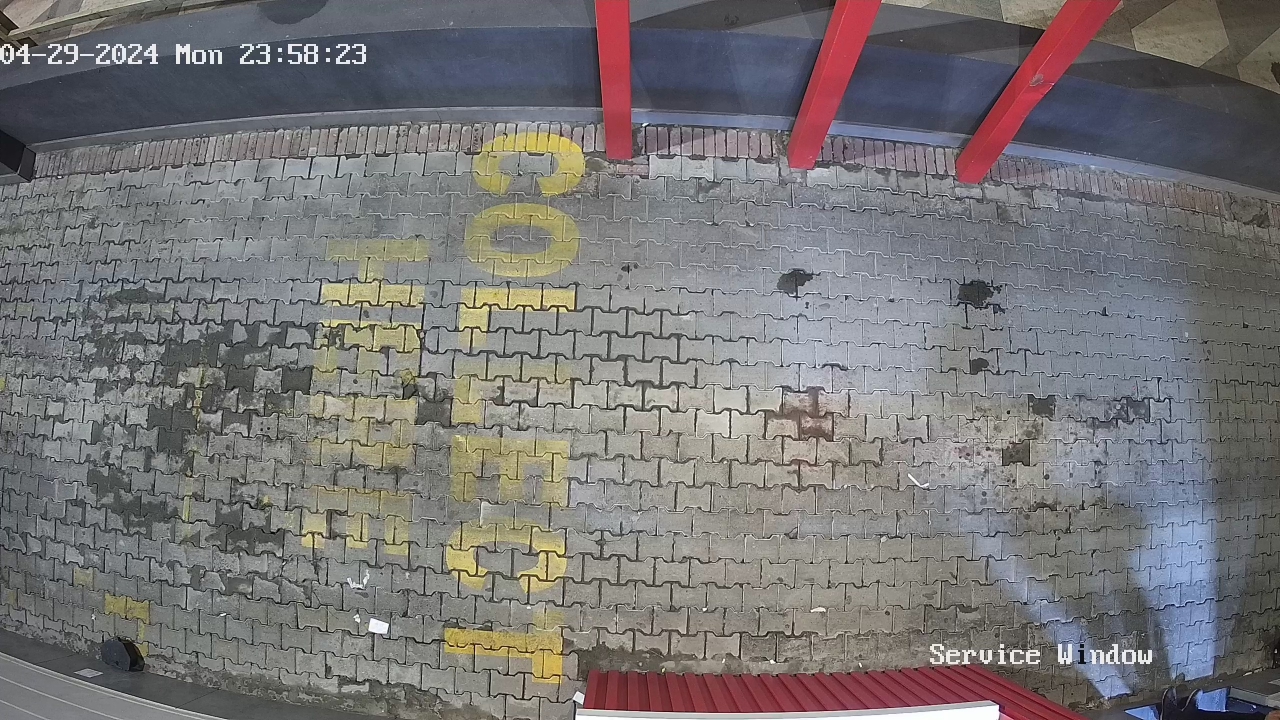
#> input picture car_images/bg.jpg, 2560 x 1440 px (shown at 1/2 size)
$ python car_edge_detection.py
#> lines starting #> are read from the running program, lines starting #| are printed output that depends on the picture; after the words box and inside, x2 and y2 are one past the last pixel; in counts of white or black regions, pixels touching at a corner belong together
import cv2
import numpy as np
import os
import argparse

# Load the background image
background = cv2.imread(r'car_images/bg.jpg')
#> background is the input picture: shape (1440, 2560, 3); mean B, G, R 117.9, 117.4, 120.1
background_gray = cv2.cvtColor(background, cv2.COLOR_BGR2GRAY)
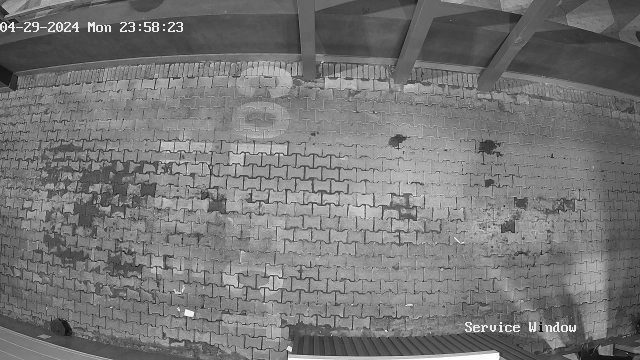
#> background_gray: shape (1440, 2560) (shown at 1/4 size); min 0, max 255, mean 118.2

# back_sub = cv2.createBackgroundSubtractorMOG2(history=500, varThreshold=50, detectShadows=True)
# back_sub.apply(background, learningRate=1)

# List of test image paths
# test_images = ['car_images/no_detection_2024-05-13 18:48:21.832544..jpg']
image_folder = 'car_images'
test_images = [os.path.join(image_folder, f) for f in os.listdir(image_folder) if f.endswith(('.png', '.jpg', '.jpeg'))]

# Get labels
labels = []
labels_file_path = 'labels.txt'
try:
    with open(labels_file_path, 'r') as file:
#> (reads labels.txt from the repository)
        for line in file:
            stripped_line = line.strip().lower()
            if stripped_line == "true":
                labels.append(True)
            elif stripped_line == "false":
                labels.append(False)
            else:
                print(f"Warning: Invalid line encountered: {line.strip()}")
except FileNotFoundError:
    print(f"Error: The file {labels_file_path} does not exist.")

# Function to put text on an image
# [6 lines left out: function put_text, not called in this run]

def convert_to_yolo_format(x_min, y_min, x_max, y_max, img_width, img_height):
    # Calculate center coordinates
    x_center = (x_min + x_max) / 2.0 / img_width
    y_center = (y_min + y_max) / 2.0 / img_height

    # Calculate width and height
    width = (x_max - x_min) / img_width
    height = (y_max - y_min) / img_height

    return x_center, y_center, width, height

# Function to check if an image contains a car
def detect_car(background_gray, test_image_path, show_images=False):
    # Load the test image
#> called with test_image_path = 'car_images/bg.jpg', show_images = False
    test_image = cv2.imread(test_image_path)
    test_gray = cv2.cvtColor(test_image, cv2.COLOR_BGR2GRAY)

    # Compute the absolute difference between the background and the test image
    diff = cv2.absdiff(background_gray, test_gray)
#> diff: shape (1440, 2560); every value is 0
    # diff = back_sub.apply(test_image, learningRate=0)

    # Apply blur
    blur = cv2.GaussianBlur(diff, (7,7), 0)
    # blur = cv2.bilateralFilter(diff, 9, 75, 75)
    # _, thresh = cv2.threshold(diff, 200, 255, cv2.THRESH_BINARY)


    # Apply a binary threshold to the difference image
    _, thresh = cv2.threshold(blur, 60, 255, cv2.THRESH_BINARY+cv2.THRESH_OTSU)
    # thresh = cv2.adaptiveThreshold(diff, 255, cv2.ADAPTIVE_THRESH_MEAN_C, cv2.THRESH_BINARY, 11, 2)

    # Apply morphological operations to remove noise and fill gaps
    kernel_open = np.ones((4, 4), np.uint8)
    kernel_close = np.ones((10, 10), np.uint8)
    thresh = cv2.morphologyEx(thresh, cv2.MORPH_OPEN, kernel_open, iterations=3)
    thresh = cv2.morphologyEx(thresh, cv2.MORPH_CLOSE, kernel_close, iterations=3)

    # Find contours in the edge-detected image
    stencil_edges = cv2.Canny(thresh, 50, 150)
    stencil_contours, _ = cv2.findContours(stencil_edges, cv2.RETR_EXTERNAL, cv2.CHAIN_APPROX_SIMPLE)
#> stencil_contours = []

    # Specify the fill color (white)
    fill_color = [255, 255, 255]

    # Create a stencil (mask) with zeros
    stencil = np.zeros(thresh.shape).astype(thresh.dtype)

    # Fill the contours in the stencil
    cv2.fillPoly(stencil, stencil_contours, fill_color)

    # Apply the stencil to the original image
    stencil_img = cv2.bitwise_or(thresh, stencil)

    # Apply Canny edge detection
    edges = cv2.Canny(stencil_img, 50, 150)

    # Find contours in the edge-detected image
    contours, _ = cv2.findContours(edges, cv2.RETR_EXTERNAL, cv2.CHAIN_APPROX_SIMPLE)
#> contours = []

    # Approximate contours
    approx_contours = []
    for contour in contours:
        hull = cv2.convexHull(contour)
        peri = cv2.arcLength(hull, closed=True)
        approx = cv2.approxPolyDP(hull, 0.03 * peri, closed=True)
        approx_contours.append(approx)
#> this loop made 0 passes
#> after the loop, approx_contours = []
    # approx_contours = [cv2.approxPolyDP(contour, 0.01 * cv2.arcLength(contour, True), True) for contour in contours]

    # Draw contours
    image_height, image_width = test_image.shape[:2]
    image_contours  = np.zeros((image_height, image_width, 3), dtype=np.uint8)
    image_approx_contours = image_contours.copy()
    cv2.drawContours(image_contours, contours, -1, (255, 0, 0), 3)
#> image_contours: shape (1440, 2560, 3); every value is 0
    cv2.drawContours(image_approx_contours, approx_contours, -1, (255, 0, 0), 3)


    # Function to check if a contour might be a car
    def is_car_contour(contour):

        # Calculate the bounding rectangle for the contour
        x, y, w, h = cv2.boundingRect(contour)
        aspect_ratio = w / float(h)

        # Check extent
        contour_area = cv2.contourArea(contour)
        rect_area = w * h
        extent = float(contour_area) / rect_area if rect_area > 0 else 0

        if 600000 < rect_area < (image_width * image_height - 10000) and 1 < aspect_ratio < 3 and 0.65 < extent:
            # print(f"Contour Area: {contour_area}\nRect Area: {rect_area}")
            return True
        return False

    # Loop over the contours and check if they are likely to be cars
    is_car = False

    bounding_box_folder = 'bounding_boxes'
    test_image_file_name = test_image_path.replace("car_images/", "")
    test_image_file_name = test_image_file_name.replace(".jpg", ".txt")
    bounding_box_file_path = os.path.join(bounding_box_folder, test_image_file_name)
    with open(bounding_box_file_path, 'w') as bounding_box_file:
        for contour in approx_contours:
            if is_car_contour(contour):
                x_min, y_min, bbox_width, bbox_height = cv2.boundingRect(contour)
                x_max = x_min + bbox_width
                y_max = y_min + bbox_height

                x_center, y_center, width, height = convert_to_yolo_format(x_min, y_min, x_max, y_max, image_width, image_height)

                # Write the coordinates to the file
                bounding_box_file.write(f"0 {x_center:.6f} {y_center:.6f} {width:.6f} {height:.6f}")

                cv2.rectangle(test_image, (x_min, y_min), (x_max, y_max), (0, 255, 0), 5)
                is_car = True
                break


    if show_images:
        # Convert 2D images to 3D
        diff_3d = cv2.cvtColor(diff, cv2.COLOR_GRAY2BGR)
        # blur_3d = cv2.cvtColor(blur, cv2.COLOR_GRAY2BGR)
        # stencil_3d = cv2.cvtColor(stencil, cv2.COLOR_GRAY2BGR)
        thresh_3d = cv2.cvtColor(thresh, cv2.COLOR_GRAY2BGR)
        stencil_img_3d = cv2.cvtColor(stencil_img, cv2.COLOR_GRAY2BGR)
        edges_3d = cv2.cvtColor(edges, cv2.COLOR_GRAY2BGR)

        # Put text on each image
        put_text(test_image, "Original with Bounding Boxes")
        put_text(diff_3d, "Background Subtraction")
        # put_text(blur_3d, "Blur")
        put_text(thresh_3d, "Threshold")
        # put_text(stencil_3d, "Stencil")
        put_text(stencil_img_3d, "Stenciled Image")
        # put_text(edges_3d, "Edges")
        put_text(image_contours, "Contours")
        put_text(image_approx_contours, "Approx Contours")

        # Show combined image
        row_one = np.hstack((test_image, diff_3d))
        row_two = np.hstack((thresh_3d, stencil_img_3d))
        row_three = np.hstack((image_contours, image_approx_contours))
        combined_image = np.vstack((row_one, row_two, row_three))
        cv2.imshow('Combined Image', combined_image)
        # cv2.imwrite("./threshold.jpeg", thresh_3d)

        cv2.waitKey(0)
        cv2.destroyAllWindows()

    return is_car


if __name__ == "__main__":
    # Parse command-line arguments
    parser = argparse.ArgumentParser(description='Detect cars in images.')
    parser.add_argument('--show-images', action='store_true', help='Show images with detection results')
    args = parser.parse_args()

    # Iterate over the test images and detect cars
    predictions = []
    for i, test_image_path in enumerate(test_images):
        contains_car = detect_car(background_gray, test_image_path, show_images=args.show_images)
#> contains_car = False
        # if contains_car != labels[i]:
        print(test_image_path)
        predictions.append(contains_car)
#> pass 2 of the loop `for i, test_image_path in enumerate(test_images):`:
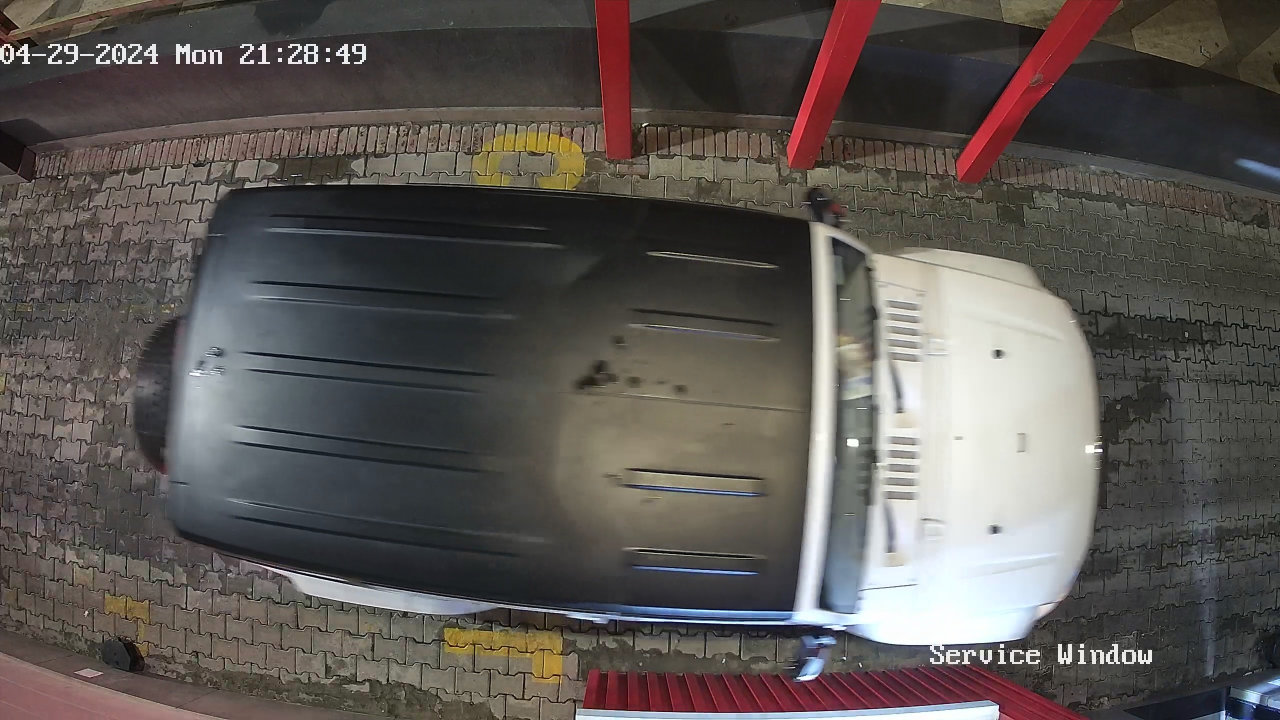
#> input picture car_images/no_detection_2024-05-13 18:46:57.630867..jpg, 2560 x 1440 px (shown at 1/2 size)
#> in detect_car, test_image is the input picture: shape (1440, 2560, 3); mean B, G, R 83, 86.6, 91.9
#> in detect_car (call 2), `_, thresh = cv2.threshold(blur, 60, 255, cv2.THRESH_BINARY+cv2.THRESH_..`:
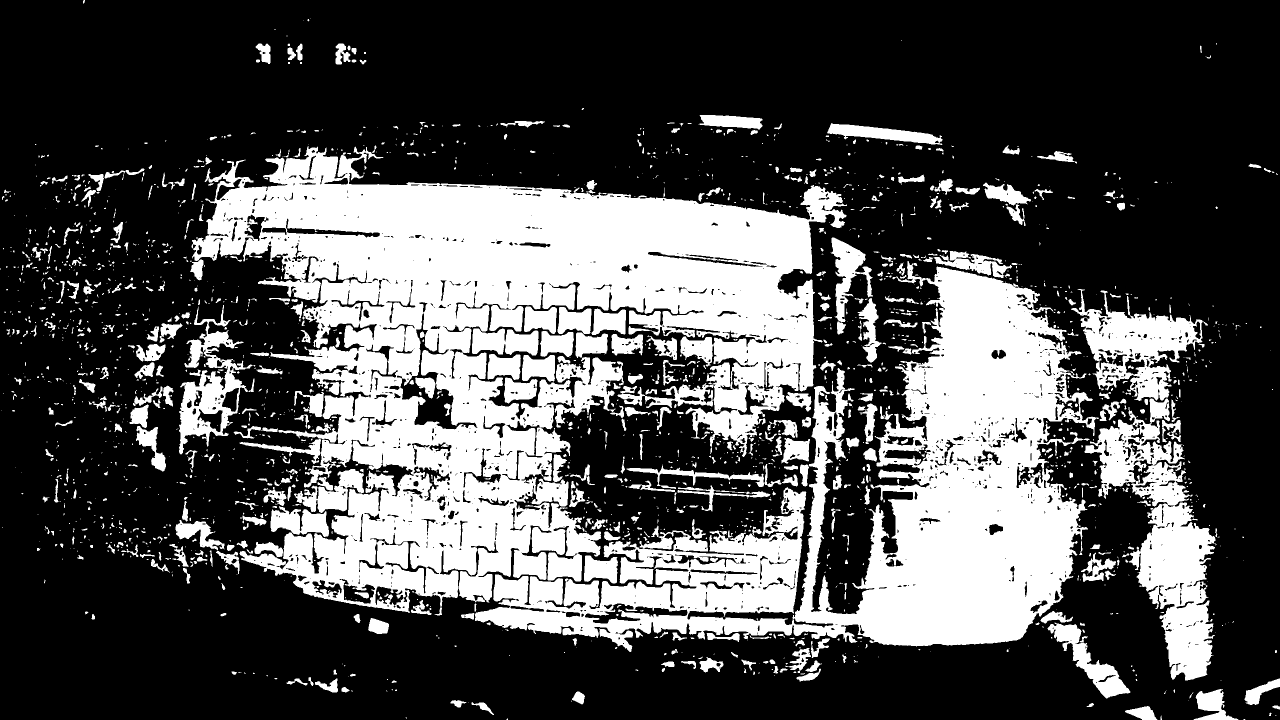
#> thresh: shape (1440, 2560) (shown at 1/2 size); 31.1% white; 2135 white regions (1404 under 20 px), largest, box (x1, y1, x2, y2) and area: (383, 292, 1694, 1231) 541331, (950, 522, 2198, 1304) 329009, (2169, 797, 2433, 1361) 54079
#> stencil_contours = 50 contours, 5 with area under 20; largest, box (x1, y1, x2, y2) and area: (2170, 629, 2428, 1366) 74898, (1638, 897, 1790, 1234) 32506, (365, 670, 487, 893) 15232, (1663, 253, 1877, 294) 4434, (841, 786, 909, 859) 4361
#> contours = 37 contours, 3 with area under 20; largest, box (x1, y1, x2, y2) and area: (387, 304, 2262, 1400) 1205000, (2169, 628, 2428, 1366) 76118, (364, 669, 487, 893) 15618, (1662, 252, 1877, 294) 4652, (268, 818, 337, 946) 3508
#> the loop in detect_car (call 2), `for contour in contours:` made 37 passes
#> peri on passes 2, 3, 4, 6: 52.67, 45.77, 73.73, 68.35
#> after the loop in detect_car (call 2), `for contour in contours:`: approx_contours = 37 contours; largest, box (x1, y1, x2, y2) and area: (457, 356, 2262, 1392) 1319164, (2175, 630, 2397, 1366) 106040, (366, 669, 487, 893) 18394, (1945, 375, 2059, 447) 3836, (268, 819, 336, 946) 3832
#> the loop in detect_car (call 2), `for contour in approx_contours:` made 30 passes
#> (contour, x in is_car_contour, y in is_car_contour, w in is_car_contour, h in is_car_contour, aspect_ratio in is_car_contour, contour_area in is_car_contour, rect_area in is_car_contour) on pass 30: ([[457, 356], [2016, 537], [2261, 1391], [497, 1128]], 457, 356, 1805, 1036, 1.74, 1319164.5, 1869980)
#> after the loop in detect_car (call 2), `for contour in approx_contours:`:
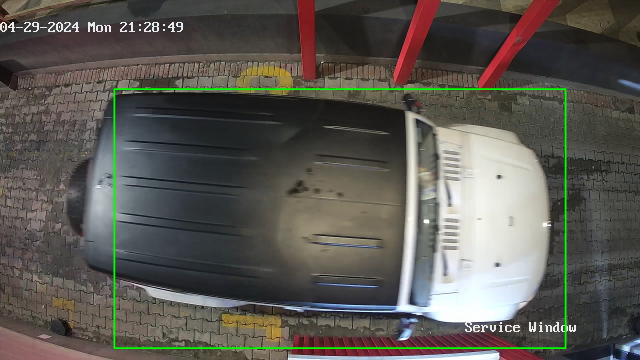
#> test_image: shape (1440, 2560, 3) (shown at 1/4 size); mean B, G, R 82.2, 88.5, 90.9
#> contains_car = True
#> pass 3 of the loop `for i, test_image_path in enumerate(test_images):`:
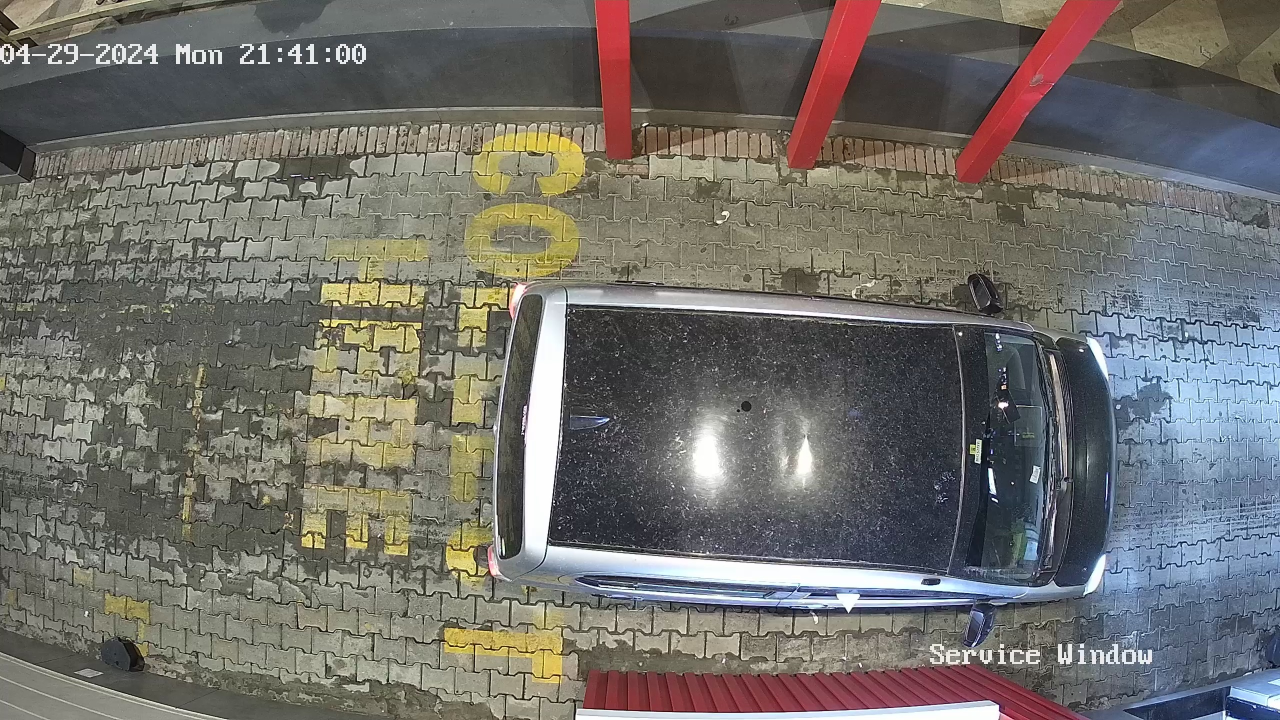
#> input picture car_images/no_detection_2024-05-13 18:48:21.832544..jpg, 2560 x 1440 px (shown at 1/2 size)
#> in detect_car, test_image is the input picture: shape (1440, 2560, 3); mean B, G, R 106.6, 111.5, 113.6
#> in detect_car (call 3), `_, thresh = cv2.threshold(blur, 60, 255, cv2.THRESH_BINARY+cv2.THRESH_..`:
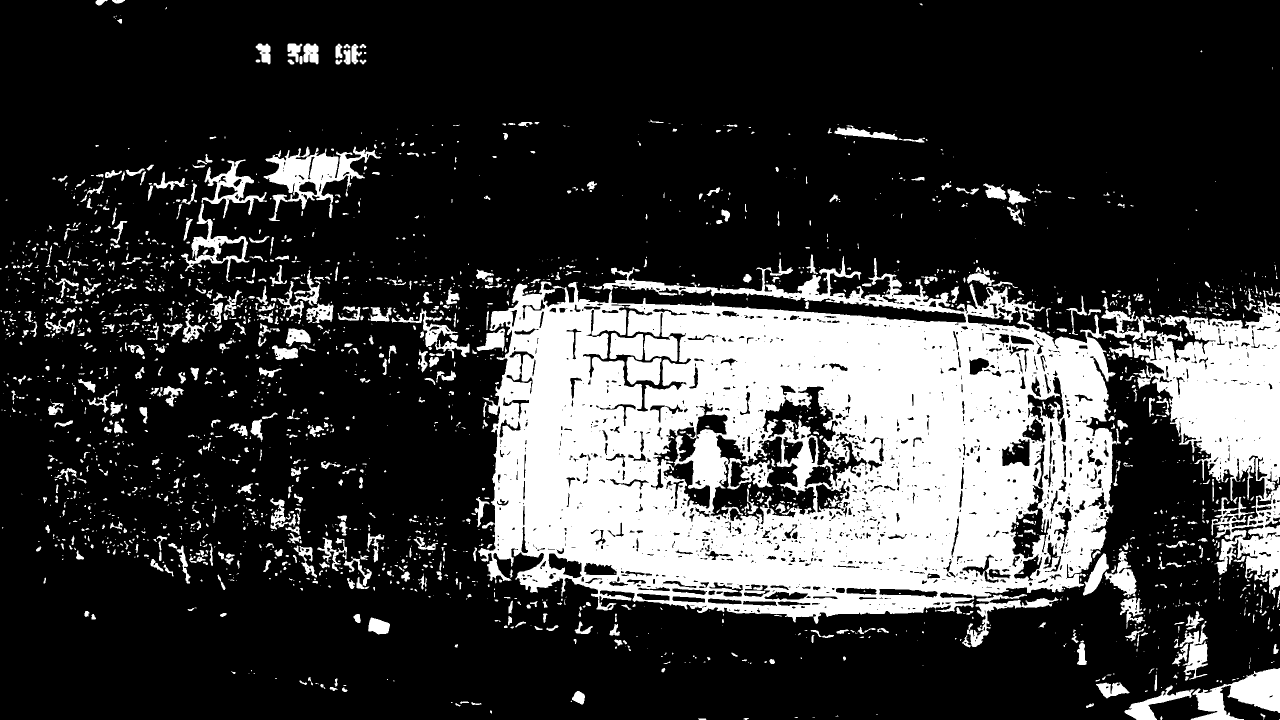
#> thresh: shape (1440, 2560) (shown at 1/2 size); 22.7% white; 2430 white regions (1494 under 20 px), largest, box (x1, y1, x2, y2) and area: (956, 512, 2560, 1248) 677009, (527, 293, 762, 442) 11555, (2381, 1336, 2560, 1440) 9480
#> stencil_contours = 43 contours, 6 with area under 20; largest, box (x1, y1, x2, y2) and area: (961, 560, 2278, 1240) 702306, (544, 314, 707, 406) 9530, (555, 664, 626, 723) 1760, (580, 92, 643, 131) 1717, (2382, 1269, 2420, 1342) 1640
#> contours = 43 contours, 3 with area under 20; largest, box (x1, y1, x2, y2) and area: (960, 559, 2278, 1240) 705094, (543, 313, 707, 406) 9788, (554, 663, 626, 723) 1869, (579, 91, 643, 131) 1802, (2381, 1268, 2420, 1342) 1735
#> the loop in detect_car (call 3), `for contour in contours:` made 43 passes
#> peri on passes 1 to 4: 198.4, 238.6, 77.5, 141.6
#> after the loop in detect_car (call 3), `for contour in contours:`: approx_contours = 43 contours; largest, box (x1, y1, x2, y2) and area: (986, 591, 2278, 1222) 715658, (2276, 633, 2560, 1181) 102283, (550, 320, 707, 406) 10358, (2260, 1342, 2560, 1440) 3903, (2315, 1399, 2404, 1440) 3031
#> in detect_car (call 3), `cv2.drawContours(image_approx_contours, approx_contours, -1, (255, 0, ..`:
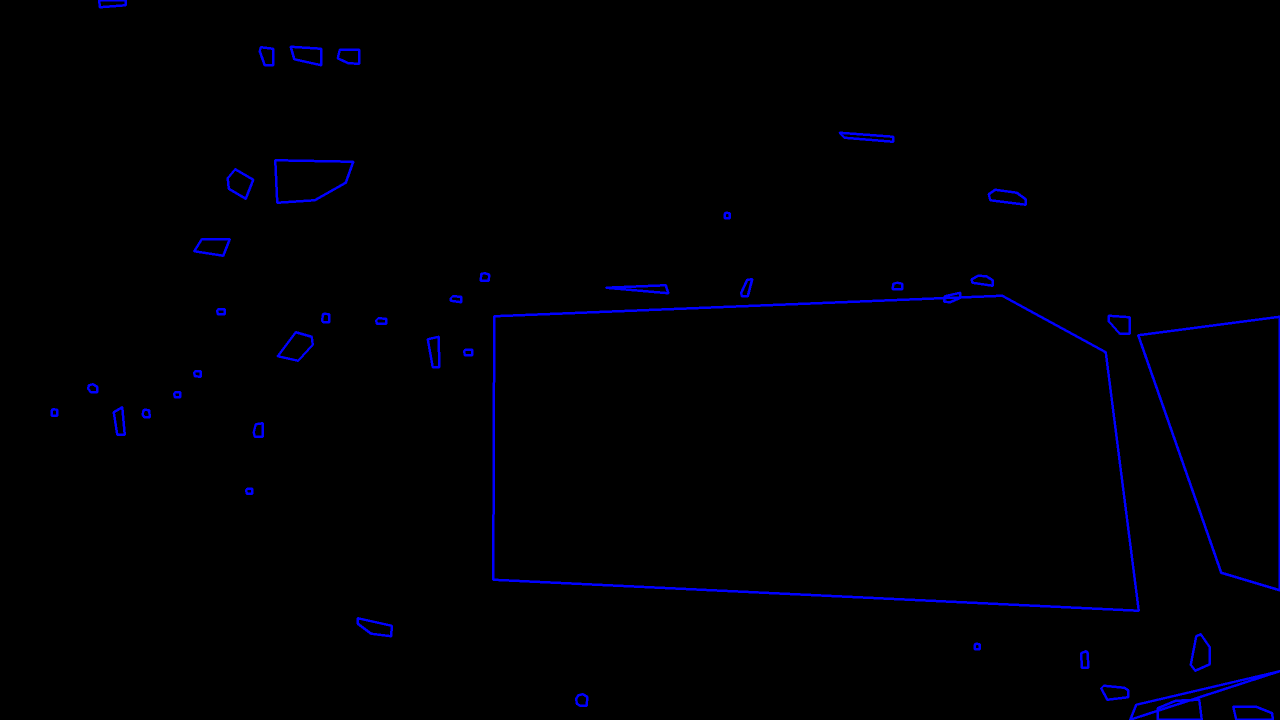
#> image_approx_contours: shape (1440, 2560, 3) (shown at 1/2 size); mean of channels 0, 1, 2 3.4, 0, 0; drawn as B, G, R
#> the loop in detect_car (call 3), `for contour in approx_contours:` made 30 passes
#> (x in is_car_contour, y in is_car_contour, w in is_car_contour, h in is_car_contour, aspect_ratio in is_car_contour, contour_area in is_car_contour, rect_area in is_car_contour, extent in is_car_contour) on pass 30: (986, 591, 1292, 631, 2.05, 715657.5, 815252, 0.878)
        # print(f"Image {test_image_path} contains a car: {contains_car}")

    # Calculate score
    print(f"Labels Length: {len(labels)}, Predictions Length: {len(predictions)}")
#| Labels Length: 46, Predictions Length: 3
    if len(labels) != len(predictions):
#> (the run stopped early here; a loop or call above may not have finished)
